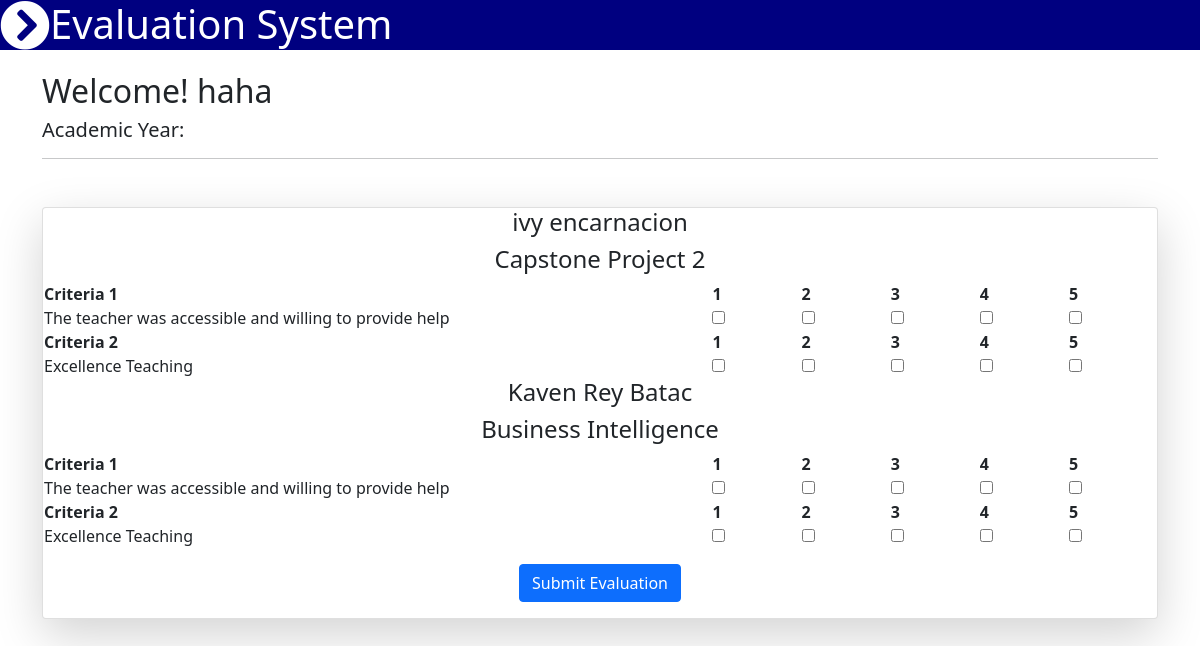
Page /evaluate.php (signed in) on the committed database.
### tables this page shows
CREATE TABLE `evaluation` (
  `evaluationid` int(30) NOT NULL,
  `sub_enrolled_id` int(30) NOT NULL
);

CREATE TABLE `faculties` (
  `id` int(30) NOT NULL,
  `fno` varchar(255) NOT NULL,
  `username` varchar(255) NOT NULL,
  `fname` varchar(255) NOT NULL,
  `lname` varchar(255) NOT NULL,
  `usertype` varchar(30) NOT NULL,
  `password` varchar(255) NOT NULL,
  `view` varchar(30) NOT NULL
);

CREATE TABLE `subject` (
  `id` int(30) NOT NULL,
  `code` varchar(30) NOT NULL,
  `description` varchar(255) NOT NULL,
  `faculty_id` int(30) NOT NULL
);

CREATE TABLE `criteria` (
  `id` int(30) NOT NULL,
  `criteria` varchar(30) NOT NULL
);

CREATE TABLE `questions` (
  `id` int(30) NOT NULL,
  `criteria_id` int(30) NOT NULL,
  `question` varchar(255) NOT NULL
);

### evaluate.php (the view, shortened to what this page needs)
<body>
<?php include'navbar.php'; ?>
    <div class="main-body">
        <div class="container py-5">
          <h2>Welcome! <?=$_SESSION['username'] ?></h2>
          <h5>Academic Year: <?=$_SESSION['academic']?></h5>
          <hr>
            <div class="card my-5 text-center shadow-lg">
                    <form autocomplete="off" action="rate.php" method="post">
                    <?php
                            $qry=mysqli_query($koneksyon,"SELECT * FROM evaluation INNER JOIN subject_enrolled ON subject_enrolled.id=evaluation.sub_enrolled_id INNER JOIN students ON students.id=subject_enrolled.student_id INNER JOIN department ON department.id=students.department_id INNER JOIN subject ON subject_enrolled.subject_take=subject.id INNER JOIN faculties ON faculties.id=subject.faculty_id WHERE student_id = {$_SESSION['id']}");
                            while($row=mysqli_fetch_array($qry)){
                                echo "<h4>".$row['fname']." ".$row['lname']."</h4>";
                                echo "<h4>".$row['description']."</h4>";
                                        $qryview = "SELECT criteria, id as cid FROM criteria ";
                                        $result = mysqli_query($koneksyon, $qryview);
                                            while($row = mysqli_fetch_array($result)){
                                        ?>
                                        <table class="display" id="myTable" width="100%" cellspacing="0">
                                            <thead>
                                                <tr>
                                                    <th><?php echo $row['criteria']; ?></th>
                                                    <th>1</th>
                                                    <th>2</th>
                                                    <th>3</th>
                                                    <th>4</th>
                                                    <th>5</th>
                                                </tr>
                                            </thead>
                                            <tbody>
                                            <?php
                                                $tanong = "SELECT question, id as qid FROM questions WHERE criteria_id = {$row['cid']}";
                                                $resulta = mysqli_query($koneksyon, $tanong);
                                                while($row1 = mysqli_fetch_array($resulta)){
                                                    ?>
                                                    <tr>
                                                        <td><?php echo $row1['question'];?></td>
                                                        <?php for($c=1;$c<=5;$c++): ?>
                                                            <td style="width: 8%;">
                                                                    <input type="checkbox" name="rate[]" <?php echo $c == 5 ? : '' ?> value="<?php echo $c ?>">
                                                            </td>
                                                        <?php endfor; ?>
                                                    </tr>
                                                <?php } ?>
                                            </tbody>
                                        </table>
                                        <?php }  ?>
                              <?php }  ?>
                              <div class="form-group mt-3">
                                  <button type="submit" name="save_multicheckbox" class="btn btn-primary">Submit Evaluation</button>
                              </div>
                    </form>
            </div>
        </div>
   </div>
</body>

### rows in the picture
evaluation: faculties.fname "ivy", faculties.lname "encarnacion", subject.description "Capstone Project 2"
criteria: criteria "Criteria 1"
questions: question "The teacher was accessible and willing to provide help"
criteria: criteria "Criteria 2"
questions: question "Excellence Teaching"
evaluation: faculties.fname "Kaven Rey", faculties.lname "Batac", subject.description "Business Intelligence"

### other values in the picture
$_SESSION['username'] "haha"
